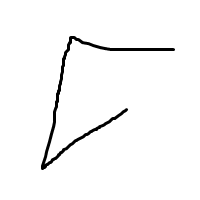
#> input picture DSST/images/drawn4.png, 200 x 200 px; its folder holds 5 pictures in this run
$ jupyter execute --allow-errors dsst.ipynb
#> lines starting #> are read from the running program, lines starting #| are printed output that depends on the picture
[cell 1]
import cv2

[cell 2]
dict={}
for i in range(5):
    dict[str(i)]=cv2.imread(f'images/{str(i)}.png')

[cell 3]
given='2'
#> given = '2'

[cell 4]
drawn=cv2.imread('images/drawn4.png')
#> drawn is the input picture: shape (200, 200, 3); min 0, max 255, mean 248.3
img=cv2.cvtColor(drawn, cv2.COLOR_BGR2GRAY)
img = cv2.resize(img, (50, 50))
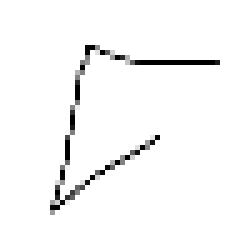
#> img: shape (50, 50) (shown 5 times larger); min 0, max 255, mean 247.7
img = img.reshape((1,50,50,1))
